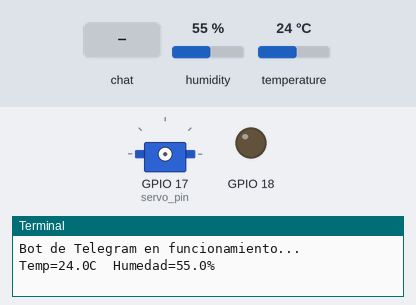
Recording of a program running on a simulated Raspberry Pi (BCM pin numbers). Shown: servo, output pins drawn as LEDs (lit = HIGH), the last lines printed to the terminal. Dashed ring = blinking. Inputs (shaded band) come from the test bench; at power-on: humidity 55 %, temperature 24 °C. Servo angles are drawn from the pulse width (0.5 ms = 0°, 2.5 ms = 180°); threads take turns every 2 ms.

Above: at 1.2 s.
1.3 s: chat message "/Prendetepapacuichan" arrives
At 2.8 s:
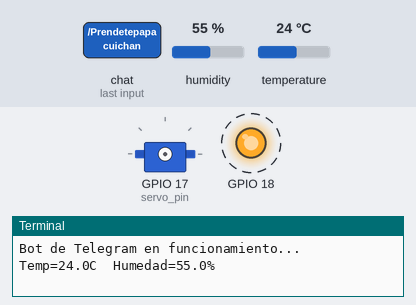
9.4 s: chat message "/abrir" arrives
13.5 s: chat message "/cerrar" arrives
At 17.4 s:
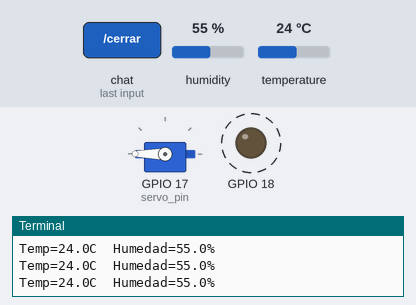
17.5 s: chat message "/Apagatepapacuichan" arrives
At 18.4 s:
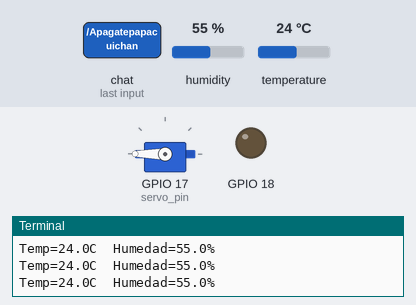
Timing chart, 0 to 20.0 s (numbered marks = the images above; inputs shaded):
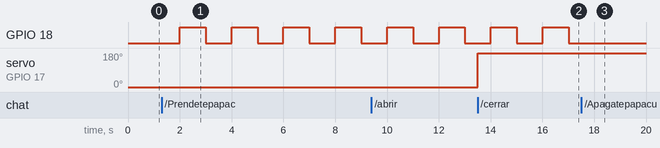

Measured:
- after the input at 1.3 s, GPIO 18: alternates HIGH for 1.0 s and LOW for 1.0 s, starting after 0.70 s
- after the input at 13.5 s, servo on GPIO 17 (servo_pin): 0° → 180° at once
- after the input at 17.5 s, GPIO 18: stays LOW (without the input it goes to HIGH after 0.51 s)

The program:

servodthled.py
```python
import time
import board
import adafruit_dht
import threading
import RPi.GPIO as GPIO
import telepot
from telepot.loop import MessageLoop

GPIO.setwarnings(False)
GPIO.setmode(GPIO.BCM)

GPIO.setup(18, GPIO.OUT)

servo_pin = 17
GPIO.setup(servo_pin, GPIO.OUT)
pwm_servo = GPIO.PWM(servo_pin, 50)
pwm_servo.start(0)

dht_device = adafruit_dht.DHT11(board.D4)

TOKEN = '7576159730:AAF40kCysk09VM8hnM6K0QRhHS3p8GLCmL4'
bot = telepot.Bot(TOKEN)

led_status = False

def mover_servo(angulo):
    duty = (angulo / 18) + 2.5
    pwm_servo.ChangeDutyCycle(duty)
    time.sleep(0.5)
    pwm_servo.ChangeDutyCycle(0)

def parpadear_led():
    global led_status
    while True:
        if led_status:
            GPIO.output(18, True)
            time.sleep(1)
            GPIO.output(18, False)
            time.sleep(1)
        else:
            GPIO.output(18, False)
            time.sleep(1)

def leer_dht():
    while True:
        try:
            temperatura = dht_device.temperature
            humedad = dht_device.humidity
            if temperatura is not None and humedad is not None:
                print(f"Temp={temperatura:.1f}C  Humedad={humedad:.1f}%")
            else:
                print("Lectura no válida.")
        except RuntimeError as error:
            print(f"Error de lectura: {error}")
        time.sleep(3)

def handle(msg):
    global led_status
    chat_id = msg['chat']['id']
    command = msg['text']

    if command == '/start':
        bot.sendMessage(chat_id, 'Bienvenido. Comandos disponibles:\n'
                                 '/Prendetepapacuichan\n'
                                 '/Apagatepapacuichan\n'
                                 '/temp\n'
                                 '/humedad\n'
                                 '/abrir\n'
                                 '/cerrar')
    elif command == '/Prendetepapacuichan':
        led_status = True
        bot.sendMessage(chat_id, 'LED encendido y parpadeando.')
    elif command == '/Apagatepapacuichan':
        led_status = False
        GPIO.output(18, False)
        bot.sendMessage(chat_id, 'LED apagado.')
    elif command == '/temp':
        try:
            temperatura = dht_device.temperature
            if temperatura is not None:
                bot.sendMessage(chat_id, f"Temperatura: {temperatura:.1f} °C")
            else:
                bot.sendMessage(chat_id, "Error al obtener la temperatura.")
        except RuntimeError:
            bot.sendMessage(chat_id, "Error al leer el sensor.")
    elif command == '/humedad':
        try:
            humedad = dht_device.humidity
            if humedad is not None:
                bot.sendMessage(chat_id, f"Humedad: {humedad:.1f} %")
            else:
                bot.sendMessage(chat_id, "Error al obtener la humedad.")
        except RuntimeError:
            bot.sendMessage(chat_id, "Error al leer el sensor.")
    elif command == '/abrir':
        mover_servo(0)
        bot.sendMessage(chat_id, 'Servo movido a 0°.')
    elif command == '/cerrar':
        mover_servo(180)
        bot.sendMessage(chat_id, 'Servo movido a 180°.')
    else:
        bot.sendMessage(chat_id, 'Comando no reconocido. Usa /start para ayuda.')

hilo_led = threading.Thread(target=parpadear_led)
hilo_dht = threading.Thread(target=leer_dht)

hilo_led.start()
hilo_dht.start()

MessageLoop(bot, handle).run_as_thread()
print("Bot de Telegram en funcionamiento...")

while True:
    time.sleep(10)
```
